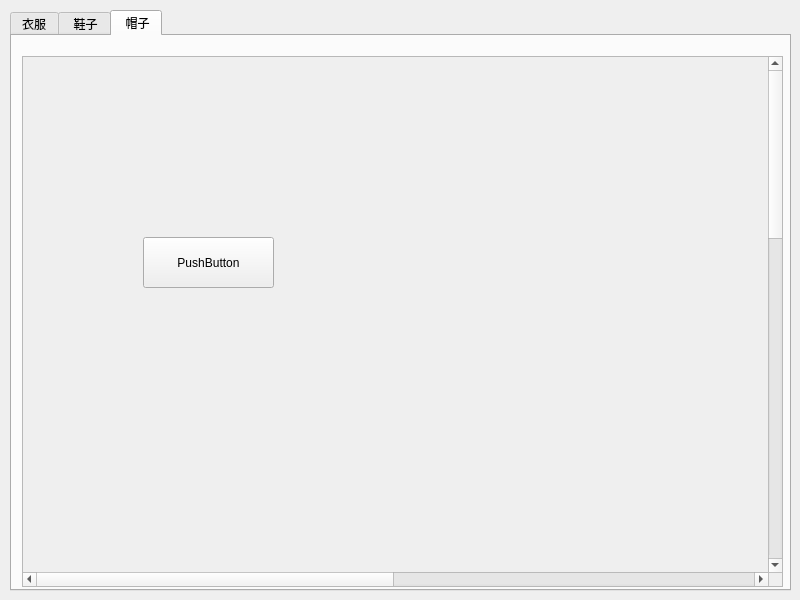
<?xml version="1.0" encoding="UTF-8"?>
<ui version="4.0">
 <class>NewWidget</class>
 <widget class="QWidget" name="NewWidget">
  <property name="geometry">
   <rect>
    <x>0</x>
    <y>0</y>
    <width>800</width>
    <height>600</height>
   </rect>
  </property>
  <property name="windowTitle">
   <string>NewWidget</string>
  </property>
  <widget class="QTabWidget" name="tabWidget">
   <property name="geometry">
    <rect>
     <x>10</x>
     <y>10</y>
     <width>781</width>
     <height>581</height>
    </rect>
   </property>
   <property name="currentIndex">
    <number>2</number>
   </property>
   <widget class="QWidget" name="tab_1">
    <attribute name="title">
     <string>衣服</string>
    </attribute>
    <widget class="QPushButton" name="pushButton">
     <property name="geometry">
      <rect>
       <x>90</x>
       <y>430</y>
       <width>121</width>
       <height>51</height>
      </rect>
     </property>
     <property name="text">
      <string>PushButton</string>
     </property>
    </widget>
    <widget class="QPushButton" name="pushButton_2">
     <property name="geometry">
      <rect>
       <x>360</x>
       <y>440</y>
       <width>121</width>
       <height>51</height>
      </rect>
     </property>
     <property name="text">
      <string>PushButton</string>
     </property>
    </widget>
    <widget class="QLabel" name="label">
     <property name="geometry">
      <rect>
       <x>240</x>
       <y>430</y>
       <width>91</width>
       <height>71</height>
      </rect>
     </property>
     <property name="text">
      <string>XXXX</string>
     </property>
    </widget>
   </widget>
   <widget class="QWidget" name="tab_2">
    <attribute name="title">
     <string> 鞋子</string>
    </attribute>
    <widget class="QComboBox" name="comboBox">
     <property name="geometry">
      <rect>
       <x>90</x>
       <y>470</y>
       <width>69</width>
       <height>22</height>
      </rect>
     </property>
    </widget>
    <widget class="QSpinBox" name="spinBox">
     <property name="geometry">
      <rect>
       <x>290</x>
       <y>470</y>
       <width>42</width>
       <height>22</height>
      </rect>
     </property>
    </widget>
   </widget>
   <widget class="QWidget" name="tab">
    <attribute name="title">
     <string> 帽子</string>
    </attribute>
    <widget class="QScrollArea" name="scrollArea">
     <property name="geometry">
      <rect>
       <x>10</x>
       <y>20</y>
       <width>761</width>
       <height>531</height>
      </rect>
     </property>
     <property name="widgetResizable">
      <bool>true</bool>
     </property>
     <widget class="QWidget" name="scrollAreaWidgetContents">
      <property name="geometry">
       <rect>
        <x>0</x>
        <y>-9</y>
        <width>1500</width>
        <height>1500</height>
       </rect>
      </property>
      <property name="minimumSize">
       <size>
        <width>1500</width>
        <height>1500</height>
       </size>
      </property>
      <widget class="QPushButton" name="pushButton_3">
       <property name="geometry">
        <rect>
         <x>120</x>
         <y>180</y>
         <width>131</width>
         <height>51</height>
        </rect>
       </property>
       <property name="text">
        <string>PushButton</string>
       </property>
      </widget>
      <widget class="QPushButton" name="pushButton_4">
       <property name="geometry">
        <rect>
         <x>430</x>
         <y>590</y>
         <width>131</width>
         <height>51</height>
        </rect>
       </property>
       <property name="text">
        <string>PushButton</string>
       </property>
      </widget>
      <widget class="QPushButton" name="pushButton_5">
       <property name="geometry">
        <rect>
         <x>150</x>
         <y>590</y>
         <width>131</width>
         <height>51</height>
        </rect>
       </property>
       <property name="text">
        <string>PushButton</string>
       </property>
      </widget>
      <widget class="QProgressBar" name="progressBar">
       <property name="geometry">
        <rect>
         <x>770</x>
         <y>170</y>
         <width>211</width>
         <height>61</height>
        </rect>
       </property>
       <property name="value">
        <number>24</number>
       </property>
      </widget>
     </widget>
    </widget>
   </widget>
  </widget>
 </widget>
 <resources/>
 <connections/>
</ui>
